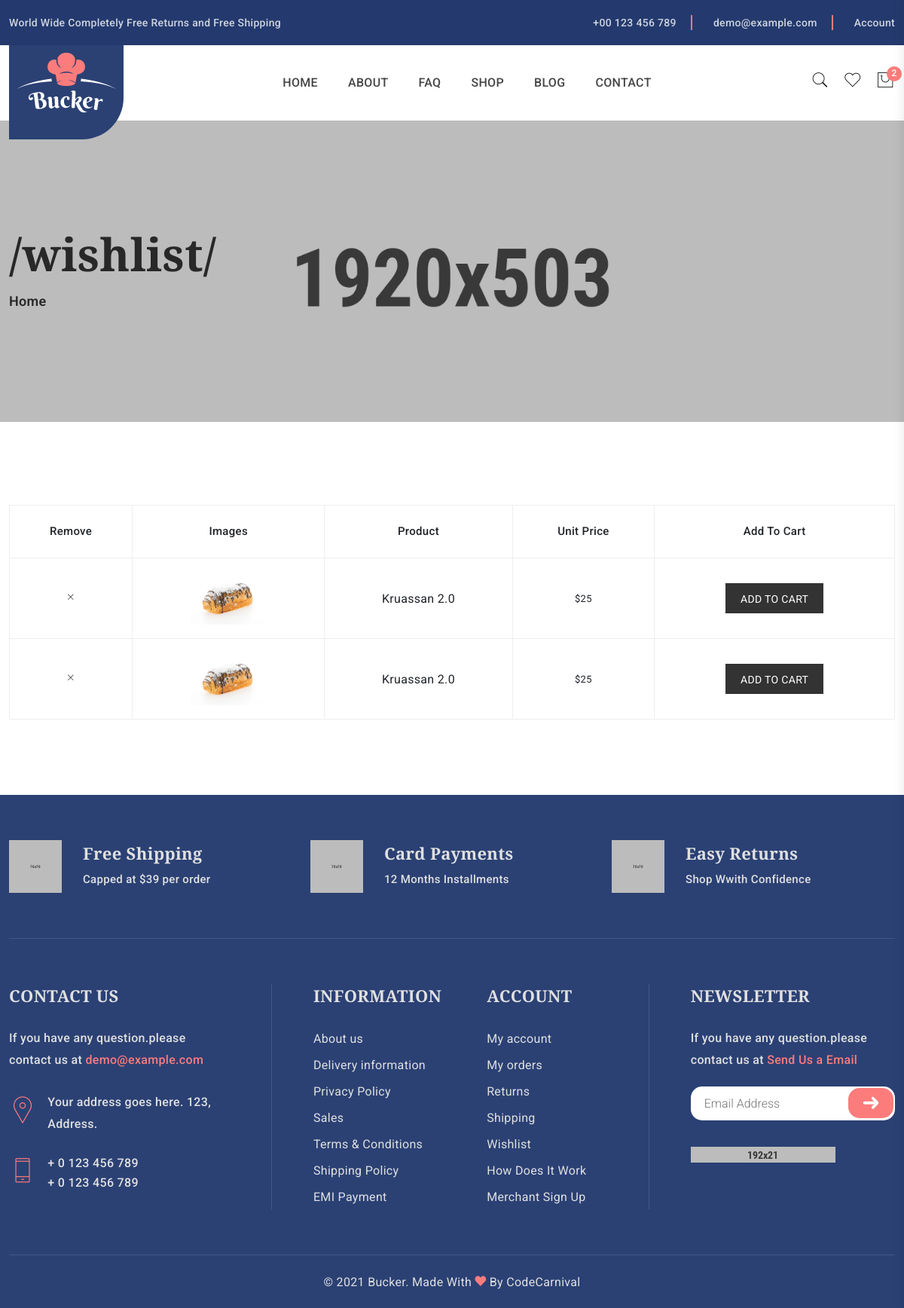
The page /wishlist/ (signed in) on the database its author committed.
### main/models.py (models this page shows)
class Wishlist(models.Model):
    user = models.ForeignKey(User, on_delete=models.CASCADE)
    product = models.ForeignKey(Product, on_delete=models.CASCADE)

class Product(models.Model):
    name = models.CharField(max_length=255)
    price = models.IntegerField()
    photo = models.ManyToManyField(ProductPhoto)
    rating = models.IntegerField()
    short_description = models.CharField(max_length=255)
    description = models.CharField(max_length=255)
    info = models.CharField(max_length=255)
    info_more = models.ManyToManyField(ProductInfo)
    in_ad = models.BooleanField(default=False)
    category = models.ForeignKey(Category, on_delete=models.CASCADE)
    tag = models.ManyToManyField(Tag)

class ProductPhoto(  models.Model):
    photo = models.ImageField(upload_to='ProductPhoto/')

### main/views.py (the view)
# urls.py: path('wishlist/',wishlist_view, name="wishlist"),
def wishlist_view(request):
    user = request.user
    card = []
    user = request.user
    if user.is_authenticated:
        card = Card.objects.filter(user=user)
    context = {
        'card' : card,
        'product':Wishlist.objects.filter(user=user)
    }
    return render(request, "wishlist.html", context)

### template/wishlist.html
{% extends 'base.html' %}
{% block content %}
    <div class="wishlist-area">
        <div class="container">
            <div class="row">
                <div class="col-12">
                    <form action="#">
                        <div class="table-content table-responsive">
                            <table class="table">
                                <thead>
                                    <tr>
                                        <th class="product_remove">remove</th>
                                        <th class="product-thumbnail">images</th>
                                        <th class="cart-product-name">Product</th>
                                        <th class="product-price">Unit Price</th>
                                        <th class="cart_btn">add to cart</th>
                                    </tr>
                                </thead>
                                <tbody>
                                    {% for i in product %}
                                    <tr>
                                        <td class="product_remove">
                                            <a href="{% url 'remove-wishlist' i.id %}">
                                                <i class="pe-7s-close" title="Remove"></i>
                                            </a>
                                        </td>
                                        <td class="product-thumbnail">
                                            <a href="#">
                                                <img style="width: 100px!important; height: 70px!important;" src="{{ i.product.photo.first.photo.url }}"
                                                    alt="Wishlist Thumbnail">
                                            </a>
                                        </td>
                                        <td class="product-name"><a href="#">{{ i.product.name }}</a></td>
                                        <td class="price"><span class="amount">${{ i.product.price }}</span></td>
                                        <td class="cart_btn"><a href="{% url 'add-card' i.product.id %}">add to cart</a></td>
                                    </tr>
                                    {% endfor %}
                                </tbody>
                            </table>
                        </div>
                    </form>
                </div>
            </div>
        </div>
    </div>
{% endblock content %}

### rows shown on the page
Wishlist: product.photo.first.photo (picture), product.name "Kruassan 2.0", product.price "25"
Wishlist: product.photo.first.photo (picture), product.name "Kruassan 2.0", product.price "25"

### other values the page prints
{{ request.path }} "/wishlist/"
